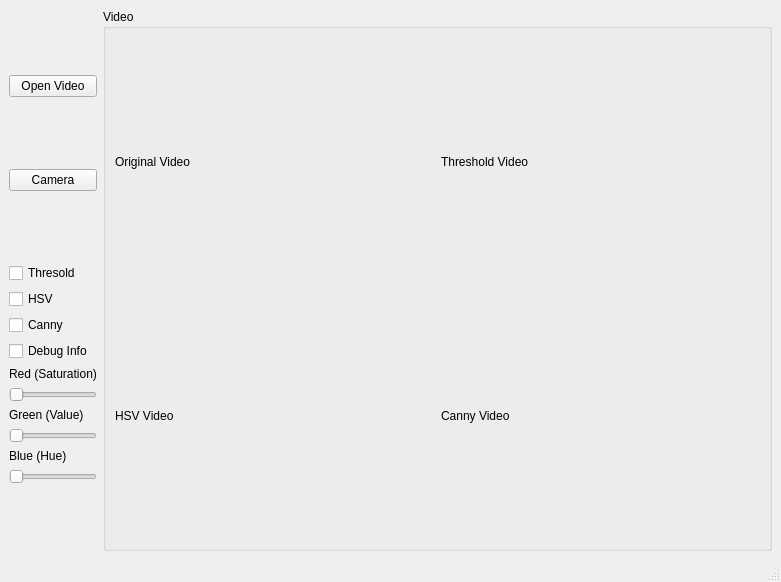
<?xml version="1.0" encoding="UTF-8"?>
<ui version="4.0">
 <class>MainWindow</class>
 <widget class="QMainWindow" name="MainWindow">
  <property name="geometry">
   <rect>
    <x>0</x>
    <y>0</y>
    <width>781</width>
    <height>582</height>
   </rect>
  </property>
  <property name="sizePolicy">
   <sizepolicy hsizetype="Expanding" vsizetype="Expanding">
    <horstretch>100</horstretch>
    <verstretch>100</verstretch>
   </sizepolicy>
  </property>
  <property name="windowTitle">
   <string>MainWindow</string>
  </property>
  <widget class="QWidget" name="centralwidget">
   <layout class="QFormLayout" name="formLayout">
    <item row="0" column="0" colspan="2">
     <layout class="QHBoxLayout" name="horizontalLayout">
      <property name="sizeConstraint">
       <enum>QLayout::SetMinimumSize</enum>
      </property>
      <item>
       <layout class="QVBoxLayout" name="verticalLayout_2">
        <item>
         <widget class="QPushButton" name="onOpenVideo">
          <property name="text">
           <string>Open Video</string>
          </property>
         </widget>
        </item>
        <item>
         <widget class="QPushButton" name="pushButtonCamera">
          <property name="text">
           <string>Camera</string>
          </property>
         </widget>
        </item>
        <item>
         <layout class="QVBoxLayout" name="verticalLayout">
          <property name="sizeConstraint">
           <enum>QLayout::SetMinimumSize</enum>
          </property>
          <item>
           <widget class="QCheckBox" name="threshold">
            <property name="text">
             <string>Thresold</string>
            </property>
           </widget>
          </item>
          <item>
           <widget class="QCheckBox" name="HSV">
            <property name="text">
             <string>HSV</string>
            </property>
           </widget>
          </item>
          <item>
           <widget class="QCheckBox" name="canny">
            <property name="text">
             <string>Canny</string>
            </property>
           </widget>
          </item>
          <item>
           <widget class="QCheckBox" name="debugInfo">
            <property name="text">
             <string>Debug Info</string>
            </property>
           </widget>
          </item>
          <item>
           <widget class="QLabel" name="label_2">
            <property name="sizePolicy">
             <sizepolicy hsizetype="Fixed" vsizetype="Fixed">
              <horstretch>0</horstretch>
              <verstretch>0</verstretch>
             </sizepolicy>
            </property>
            <property name="text">
             <string>Red (Saturation)</string>
            </property>
           </widget>
          </item>
          <item>
           <widget class="QSlider" name="sliderRed">
            <property name="sizePolicy">
             <sizepolicy hsizetype="Minimum" vsizetype="Fixed">
              <horstretch>0</horstretch>
              <verstretch>0</verstretch>
             </sizepolicy>
            </property>
            <property name="whatsThis">
             <string/>
            </property>
            <property name="accessibleName">
             <string/>
            </property>
            <property name="orientation">
             <enum>Qt::Horizontal</enum>
            </property>
           </widget>
          </item>
          <item>
           <widget class="QLabel" name="label_3">
            <property name="sizePolicy">
             <sizepolicy hsizetype="Fixed" vsizetype="Fixed">
              <horstretch>0</horstretch>
              <verstretch>0</verstretch>
             </sizepolicy>
            </property>
            <property name="text">
             <string>Green (Value)</string>
            </property>
           </widget>
          </item>
          <item>
           <widget class="QSlider" name="sliderGreen">
            <property name="sizePolicy">
             <sizepolicy hsizetype="Minimum" vsizetype="Fixed">
              <horstretch>0</horstretch>
              <verstretch>0</verstretch>
             </sizepolicy>
            </property>
            <property name="orientation">
             <enum>Qt::Horizontal</enum>
            </property>
           </widget>
          </item>
          <item>
           <widget class="QLabel" name="label_4">
            <property name="sizePolicy">
             <sizepolicy hsizetype="Fixed" vsizetype="Fixed">
              <horstretch>0</horstretch>
              <verstretch>0</verstretch>
             </sizepolicy>
            </property>
            <property name="text">
             <string>Blue (Hue)</string>
            </property>
           </widget>
          </item>
          <item>
           <widget class="QSlider" name="sliderBlue">
            <property name="sizePolicy">
             <sizepolicy hsizetype="Minimum" vsizetype="Fixed">
              <horstretch>0</horstretch>
              <verstretch>0</verstretch>
             </sizepolicy>
            </property>
            <property name="orientation">
             <enum>Qt::Horizontal</enum>
            </property>
           </widget>
          </item>
         </layout>
        </item>
       </layout>
      </item>
      <item>
       <widget class="QGroupBox" name="groupBox">
        <property name="sizePolicy">
         <sizepolicy hsizetype="Expanding" vsizetype="Expanding">
          <horstretch>0</horstretch>
          <verstretch>0</verstretch>
         </sizepolicy>
        </property>
        <property name="minimumSize">
         <size>
          <width>50</width>
          <height>50</height>
         </size>
        </property>
        <property name="title">
         <string>Video</string>
        </property>
        <layout class="QGridLayout" name="gridLayout">
         <item row="0" column="0">
          <widget class="QLabel" name="label">
           <property name="sizePolicy">
            <sizepolicy hsizetype="Preferred" vsizetype="Preferred">
             <horstretch>0</horstretch>
             <verstretch>0</verstretch>
            </sizepolicy>
           </property>
           <property name="text">
            <string>Original Video</string>
           </property>
           <property name="scaledContents">
            <bool>true</bool>
           </property>
          </widget>
         </item>
         <item row="0" column="1">
          <widget class="QLabel" name="inRangeVideo">
           <property name="sizePolicy">
            <sizepolicy hsizetype="Expanding" vsizetype="Expanding">
             <horstretch>0</horstretch>
             <verstretch>0</verstretch>
            </sizepolicy>
           </property>
           <property name="text">
            <string>Threshold Video</string>
           </property>
          </widget>
         </item>
         <item row="1" column="0">
          <widget class="QLabel" name="HSV_Video">
           <property name="sizePolicy">
            <sizepolicy hsizetype="Expanding" vsizetype="Expanding">
             <horstretch>0</horstretch>
             <verstretch>0</verstretch>
            </sizepolicy>
           </property>
           <property name="text">
            <string>HSV Video</string>
           </property>
          </widget>
         </item>
         <item row="1" column="1">
          <widget class="QLabel" name="canny_video">
           <property name="text">
            <string>Canny Video</string>
           </property>
          </widget>
         </item>
        </layout>
       </widget>
      </item>
     </layout>
    </item>
   </layout>
  </widget>
  <widget class="QMenuBar" name="menubar">
   <property name="geometry">
    <rect>
     <x>0</x>
     <y>0</y>
     <width>781</width>
     <height>21</height>
    </rect>
   </property>
  </widget>
  <widget class="QStatusBar" name="statusbar"/>
 </widget>
 <resources/>
 <connections/>
</ui>
